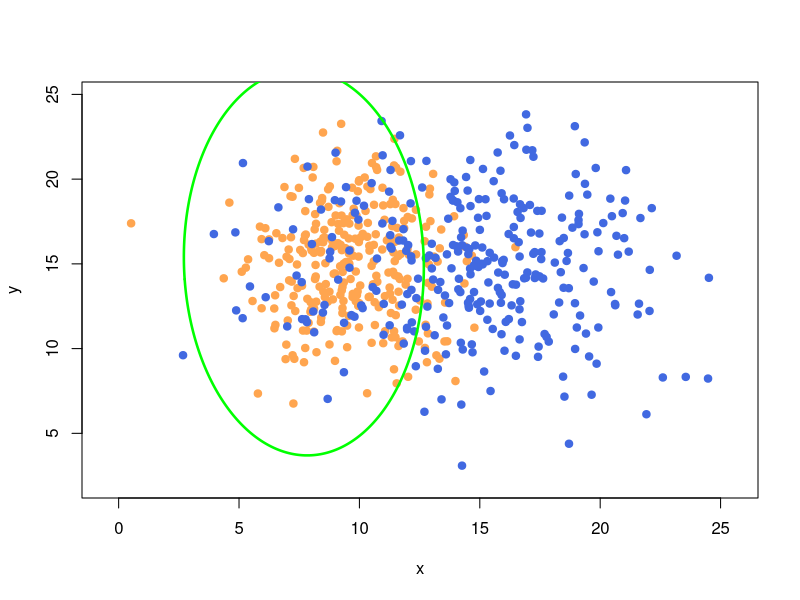

Write R code to recreate this figure.
library(MASS)

vostanovleniemu <- function(x)
{
  m <- dim(x)[2]
  mu <- matrix(NA, 1, m)
  for(i in 1:m)
  {
    mu[1,i] <- mean(x[,i])
  }
  return(mu)
}

vostanovlenieсovariance <- function(x,mu)
{
  n <- dim(x)[1]
  m <- dim(x)[2]
  sigma <- matrix(0, m, m)
  for(i in 1:n)
  {
    
    sigma <- sigma + (t(x[i,]-mu)%*%(x[i,]-mu))
    
  }
  return(sigma/(n-1))
}

coef <- function(mu1,mu2,sigma1,sigma2)
{
  
  invsigma1 <- solve(sigma1)
  invsigma2 <- solve(sigma2)

  a <- invsigma1 - invsigma2
  A <- a[1,1]
  B <- a[2,2]
  C <- 2*a[1,2]
  
  b <- invsigma1%*%t(mu1) - invsigma2%*%t(mu2)
  D <- -2*b[1,1]
  E <- -2*b[2,1]
  
  F <- c(log(det(sigma1)) - log(det(sigma2)) + mu1%*%invsigma1%*%t(mu1) - mu2%*%invsigma2%*%t(mu2))

  func <- function(x, y) {
    x^2*A + y^2*B + x*y*C + x*D + y*E + F
  }
  return(func)
}


n<-300
sigma1 <- matrix(c(5,0, 0, 10), 2, 2)
sigma2 <- matrix(c(20, 0,0, 15), 2, 2)

mu1 <- c(10, 15)
mu2 <- c(15, 15)

xy1 <- mvrnorm(n=n, mu = mu1, Sigma = sigma1)
xy2 <- mvrnorm(n=n, mu = mu2, Sigma = sigma2)

plotxmin <- min(xy1[,1], xy2[,1]) - 1
plotymin <- min(xy1[,2], xy2[,2]) - 1
plotxmax <- max(xy1[,1], xy2[,1]) + 1
plotymax <- max(xy1[,2], xy2[,2]) + 1
plot(xy1[,1],xy2[,2], type="n", xlab = "x", ylab = "y", xlim=c(plotxmin, plotxmax), ylim = c(plotymin, plotymax))

colors <- c("tan1", "royalblue")
points(xy1, pch=21, col=colors[1], bg=colors[1])
points(xy2, pch=21, col=colors[2], bg=colors[2])

mu1 <- vostanovleniemu(xy1)
mu2 <- vostanovleniemu(xy2)

sigma1 <-vostanovlenieсovariance(xy1,mu1)
sigma2 <-vostanovlenieсovariance(xy2,mu2)

X <- seq(plotxmin-5, plotxmax+5, len = 500)
Y <- seq(plotymin-5, plotymax+5, len = 500)

f <- coef(mu1,mu2,sigma1,sigma2)
Z <- outer(X, Y, f)

contour(X, Y, Z, levels = 0, add = TRUE, drawlabels = TRUE, lwd = 2.5,col="green")